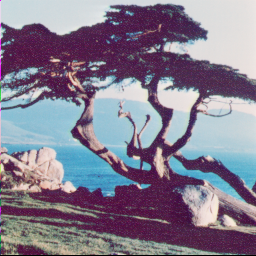
#> input picture misc/4.1.06.tiff, 256 x 256 px, found by its file name
$ python arithmetic_op.py
#> lines starting #> are read from the running program, lines starting #| are printed output that depends on the picture
import numpy as np
import matplotlib.pyplot as plt

img1=plt.imread('C:\\Users\\kamel\\Music\\misc\\4.1.06.tiff')
#> img1 is the input picture: shape (256, 256, 3); mean R, G, B 132.2, 124.9, 143.3
img2=plt.imread('C:\\Users\\kamel\\Music\\misc\\4.1.04.tiff')
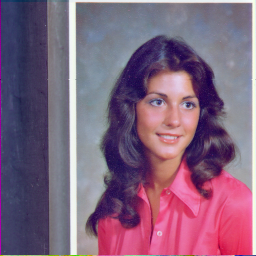
#> input picture misc/4.1.04.tiff, 256 x 256 px, found by its file name
#> img2 is the input picture: shape (256, 256, 3); mean R, G, B 129.2, 99.3, 125.2

img3=img1+img2
img4=img1-img2
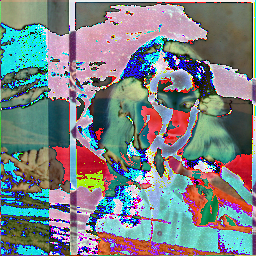
#> img4: shape (256, 256, 3); mean R, G, B 122.9, 131.1, 133.8
img5=img2-img1
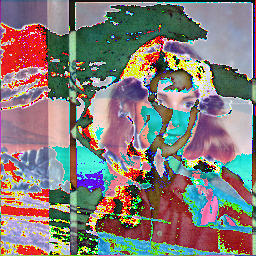
#> img5: shape (256, 256, 3); mean R, G, B 132.4, 124, 120.8
img6=np.flip(img1,0)
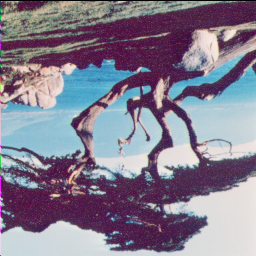
#> img6: shape (256, 256, 3); mean R, G, B 132.2, 124.9, 143.3
img7=np.flip(img1,1)
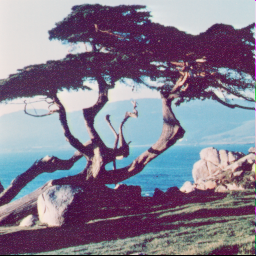
#> img7: shape (256, 256, 3); mean R, G, B 132.2, 124.9, 143.3
img8=np.roll(img1,2048)
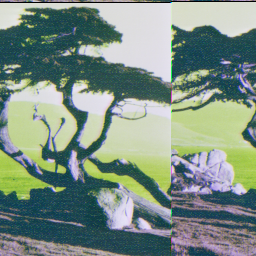
#> img8: shape (256, 256, 3); mean R, G, B 124.9, 143.3, 132.2
img9=np.fliplr(img1)
img10=np.flipud(img1)
img11=np.rot90(img1)
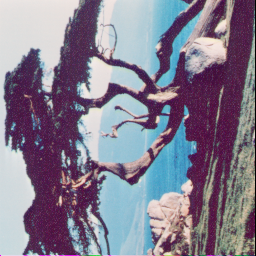
#> img11: shape (256, 256, 3); mean R, G, B 132.2, 124.9, 143.3

output=[img1,img2,img3,img4,img5,img6,img7,img8,img9,img10,img11]
titles=['img1','img2','img1+img2','img1-img2','img2-img1','FlipOnce','FlipTwice','Roll','FlipLeft-Right','FlipUp-Down','Rotate90']

for i in range(11):
    plt.subplot(3,4,i+1)
    plt.axis('off')
    plt.title(titles[i])
    plt.imshow(output[i])
plt.show()
